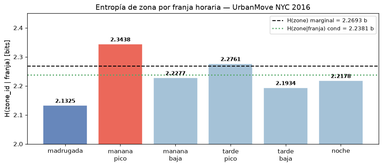
#> input picture docs/fig_resumen_entropia_franja.png, 383 x 167 px, shrunk from 1068 x 466 before the run
$ python generate_dashboard.py
#> lines starting #> are read from the running program, lines starting #| are printed output that depends on the picture
"""
Regenerates assets/dashboard.png from the figures in docs/.
Run from the project root: python assets/generate_dashboard.py
"""
import os
import matplotlib
matplotlib.use("Agg")
import matplotlib.pyplot as plt
import matplotlib.gridspec as gridspec
from matplotlib.image import imread

ROOT  = os.path.dirname(os.path.dirname(os.path.abspath(__file__)))
DOCS  = os.path.join(ROOT, "docs")
OUT   = os.path.join(ROOT, "assets", "dashboard.png")

BG   = "#0D1B2A"
CIAN = "#00B4D8"
WHT  = "#FFFFFF"

panels = [
    ("fig_resumen_entropia_franja.png", "Shannon Entropy by Time Slot",        "H(zone|franja) · 6 categories"),
    ("fig4_kl_divergencia.png",         "KL Divergence: Weekday vs Weekend",   "KL = 0.164 bits · 3.71% overhead"),
    ("fig_rec1_posicionamiento.png",    "Driver Positioning · Peak Coverage",  "88.2% demand in 3 zones · 17h–22h"),
    ("fig_rec3_modelos_separados.png",  "GMM Dispatch Models · Ambiguous",     "23.4% ambiguous → 2 models needed"),
]

fig = plt.figure(figsize=(20, 11), facecolor=BG)

fig.text(0.5, 0.965, "UrbanMove — Unsupervised Analysis of NYC Taxi Demand",
         ha="center", va="top", fontsize=22, fontweight="bold", color=WHT)
fig.text(0.5, 0.935,
         "50,000 trips · Information Theory · K-Means/DBSCAN · GMM/EM · 3 Quantified Operational Recommendations",
         ha="center", va="top", fontsize=11, color="#90CAD8")

ax_line = fig.add_axes([0.04, 0.920, 0.92, 0.003])
ax_line.set_facecolor(CIAN)
ax_line.axis("off")

gs = gridspec.GridSpec(2, 2, figure=fig,
                       left=0.04, right=0.96, top=0.905, bottom=0.07,
                       wspace=0.025, hspace=0.08)

for idx, (fname, title, subtitle) in enumerate(panels):
    row, col = divmod(idx, 2)
    img = imread(os.path.join(DOCS, fname))
#> img is the input picture: shape (167, 383, 4) float32; mean R, G, B, A 0.884, 0.874, 0.89, 1
    ax = fig.add_subplot(gs[row, col])
    ax.imshow(img, aspect="auto")
    ax.set_facecolor(BG)
    for spine in ax.spines.values():
        spine.set_edgecolor(CIAN)
        spine.set_linewidth(1.2)
    ax.set_xticks([])
    ax.set_yticks([])
    ax.text(0.02, 0.97, title, transform=ax.transAxes,
            fontsize=9.5, fontweight="bold", color=WHT, va="top", ha="left",
            bbox=dict(boxstyle="round,pad=0.3", facecolor=BG, alpha=0.8, edgecolor="none"))
    ax.text(0.02, 0.865, subtitle, transform=ax.transAxes,
            fontsize=7.5, color=CIAN, va="top", ha="left",
            bbox=dict(boxstyle="round,pad=0.2", facecolor=BG, alpha=0.7, edgecolor="none"))

fig.text(0.5, 0.025,
         "Dataset: NYC Taxi Trip Duration (Kaggle) · Jan–Jun 2016 · Seed 42 · scikit-learn 1.3",
         ha="center", va="bottom", fontsize=9, color="#90CAD8")

fig.savefig(OUT, dpi=150, bbox_inches="tight", facecolor=BG)
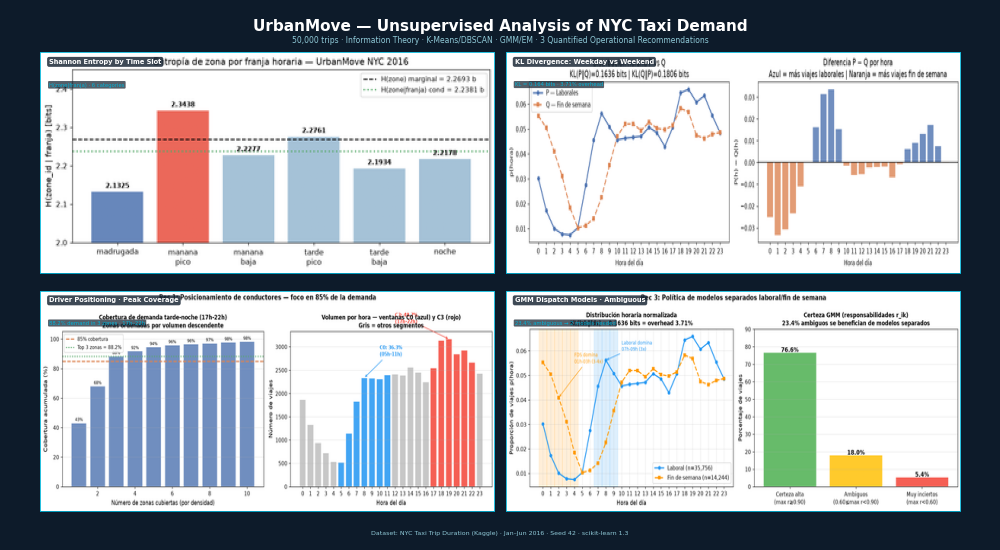
#> figure drawn by matplotlib, 4 panels
plt.close()
print(f"dashboard saved → {OUT}")
